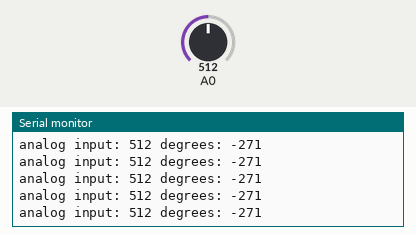
Bench run of a sketch on a simulated Arduino Uno, built with avr-gcc and run on an emulated ATmega328P. On the bench: the last lines printed to the serial monitor. The test bench sets the inputs (shaded band); at power-on: A0 = 512.

Above: at 1.2 s.
1.3 s: A0 set to 716
At 1.31 s:
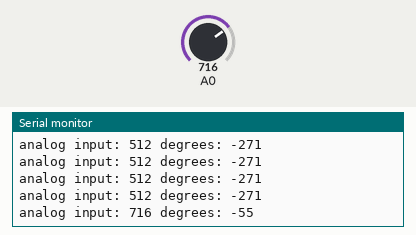
2.8 s: A0 set to 900
At 2.82 s:
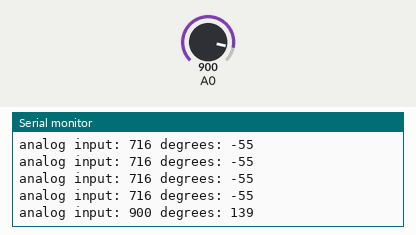
Timing chart, 0 to 5.8 s (numbered marks = the images above; inputs shaded):
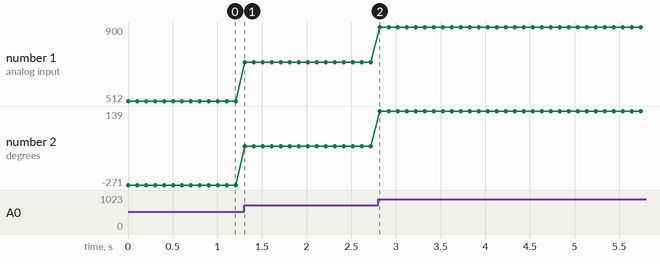

Measured:
- after the input at 1.3 s, the serial monitor: prints a new line at once (image 1)
- after the input at 2.8 s, the serial monitor: prints a new line at once (image 2)
- plotted number 1: 512 → 716 after the input at 1.3 s, 716 → 900 after the input at 2.8 s
- plotted number 2: -271 → -55 after the input at 1.3 s, -55 → 139 after the input at 2.8 s

The sketch:

Flex_Sensor_degree_flexed.ino
```cpp
//The resistor makes a voltage divider to make the reading possible. The analog input A0 is our signal.

//Open the Arduino IDE and upload the following code. This code shows how many degrees the sensor is flexed.

// Flex sensor test program

// Mike Grusin, SFE, 2011
// This program is free, use it however you wish!

// HARDWARE:
// Make the following connections between the Arduino and the flex sensor
// Note that the flex sensor pins are interchangeable

// Sensor pin - GND
// Sensor pin - Analog In 0, with 10K resistor to +5V

// INSTRUCTIONS:
// Upload this sketch to your Arduino, then activate the Serial Monitor
// (set the Serial Monitor to 9600 baud)

void setup()
{
    // initialize serial communications
    Serial.begin(9600);
}

void loop()
{
    int sensor, degrees;

    // read the voltage from the voltage divider (sensor plus resistor)
    sensor = analogRead(0);

    // convert the voltage reading to inches
    // the first two numbers are the sensor values for straight (768) and bent (853)
    // the second two numbers are the degree readings we'll map that to (0 to 90 degrees)
degrees = map(sensor, 768, 853, 0, 90);
    // note that the above numbers are ideal, your sensor's values will vary
    // to improve the accuracy, run the program, note your sensor's analog values
    // when it's straight and bent, and insert those values into the above function.

    // print out the result
    Serial.print("analog input: ");
    Serial.print(sensor,DEC);
    Serial.print(" degrees: ");
    Serial.println(degrees,DEC);

    // pause before taking the next reading
    delay(100);
}

//Upload the code and open the serial monitor to see the results.

//That's it!

//References:

//http://www.sparkfun.com/products/10264

//http://www.sparkfun.com/datasheets/Sensors/Flex/flex22.pdf

//http://www.sparkfun.com/tutorials/270
```
